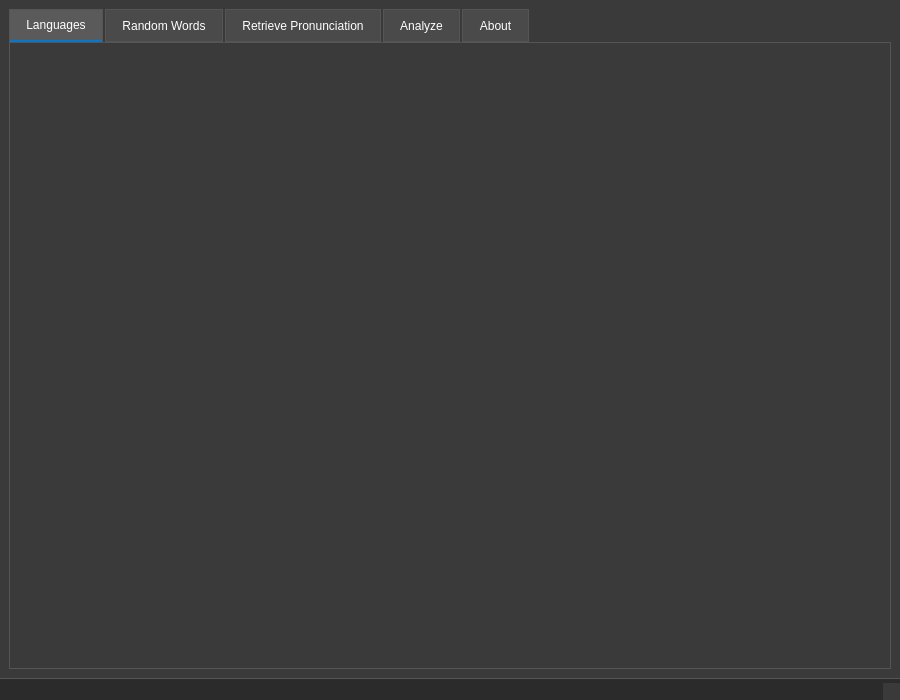
<?xml version="1.0" encoding="UTF-8"?>
<ui version="4.0">
 <class>MainWindow</class>
 <widget class="QMainWindow" name="MainWindow">
  <property name="geometry">
   <rect>
    <x>0</x>
    <y>0</y>
    <width>900</width>
    <height>700</height>
   </rect>
  </property>
  <property name="windowTitle">
   <string>Vocabulary IPA - Language Pronunciation Retriever</string>
  </property>
  <property name="styleSheet">
   <string>QMainWindow {
    background-color: #2b2b2b;
    color: #ffffff;
}

QTabWidget::pane {
    border: 1px solid #555555;
    background-color: #3a3a3a;
}

QTabBar::tab {
    background-color: #4a4a4a;
    color: #ffffff;
    padding: 8px 16px;
    border: 1px solid #555555;
    margin-right: 2px;
}

QTabBar::tab:selected {
    background-color: #5a5a5a;
    border-bottom: 2px solid #0078d4;
}

QTabBar::tab:hover {
    background-color: #505050;
}

QWidget {
    background-color: #3a3a3a;
    color: #ffffff;
}

QLabel {
    color: #ffffff;
}

QLineEdit, QTextEdit, QComboBox, QSpinBox {
    background-color: #4a4a4a;
    color: #ffffff;
    border: 1px solid #666666;
    border-radius: 4px;
    padding: 4px;
}

QLineEdit:focus, QTextEdit:focus, QComboBox:focus, QSpinBox:focus {
    border: 1px solid #0078d4;
}

QPushButton {
    background-color: #0078d4;
    color: #ffffff;
    border: none;
    border-radius: 4px;
    padding: 8px 16px;
}

QPushButton:hover {
    background-color: #106ebe;
}

QPushButton:pressed {
    background-color: #005a9e;
}

QStatusBar {
    background-color: #2b2b2b;
    color: #ffffff;
    border-top: 1px solid #555555;
}</string>
  </property>
  <widget class="QWidget" name="centralwidget">
   <layout class="QVBoxLayout" name="verticalLayout">
    <item>
     <widget class="QTabWidget" name="tabWidget">
      <property name="currentIndex">
       <number>0</number>
      </property>
      <widget class="QWidget" name="languagesTab">
       <attribute name="title">
        <string>Languages</string>
       </attribute>
      </widget>
      <widget class="QWidget" name="randomWordsTab">
       <attribute name="title">
        <string>Random Words</string>
       </attribute>
      </widget>
      <widget class="QWidget" name="retrieveTab">
       <attribute name="title">
        <string>Retrieve Pronunciation</string>
       </attribute>
      </widget>
      <widget class="QWidget" name="analyzeTab">
       <attribute name="title">
        <string>Analyze</string>
       </attribute>
      </widget>
      <widget class="QWidget" name="aboutTab">
       <attribute name="title">
        <string>About</string>
       </attribute>
      </widget>
     </widget>
    </item>
   </layout>
  </widget>
  <widget class="QStatusBar" name="statusbar">
  </widget>
 </widget>
 <resources/>
 <connections/>
</ui>
